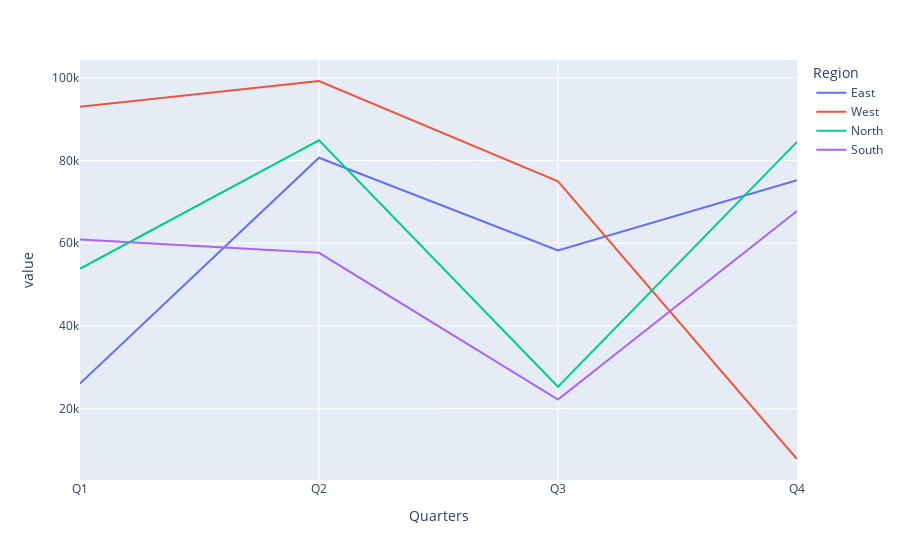

The notebook cell this image was saved under:
### Code cell
data.plot()

### Figure 1 — Plotly figure (JSON) as saved in the notebook; plotly's stock layout.template omitted (floating-point values rounded to 4 significant figures)
{"data": [{"hovertemplate": "Region=East<br>Quarters=%{x}<br>value=%{y}<extra></extra>", "legendgroup": "East", "line": {"color": "#636efa", "dash": "solid"}, "marker": {"symbol": "circle"}, "mode": "lines", "name": "East", "orientation": "v", "showlegend": true, "type": "scatter", "x": ["Q1", "Q2", "Q3", "Q4"], "xaxis": "x", "y": [26080.0, 80650.0, 58250.0, 75220.0], "yaxis": "y"}, {"hovertemplate": "Region=West<br>Quarters=%{x}<br>value=%{y}<extra></extra>", "legendgroup": "West", "line": {"color": "#EF553B", "dash": "solid"}, "marker": {"symbol": "circle"}, "mode": "lines", "name": "West", "orientation": "v", "showlegend": true, "type": "scatter", "x": ["Q1", "Q2", "Q3", "Q4"], "xaxis": "x", "y": [92970.0, 99210.0, 74980.0, 7835.0], "yaxis": "y"}, {"hovertemplate": "Region=North<br>Quarters=%{x}<br>value=%{y}<extra></extra>", "legendgroup": "North", "line": {"color": "#00cc96", "dash": "solid"}, "marker": {"symbol": "circle"}, "mode": "lines", "name": "North", "orientation": "v", "showlegend": true, "type": "scatter", "x": ["Q1", "Q2", "Q3", "Q4"], "xaxis": "x", "y": [53820.0, 84880.0, 25310.0, 84500.0], "yaxis": "y"}, {"hovertemplate": "Region=South<br>Quarters=%{x}<br>value=%{y}<extra></extra>", "legendgroup": "South", "line": {"color": "#ab63fa", "dash": "solid"}, "marker": {"symbol": "circle"}, "mode": "lines", "name": "South", "orientation": "v", "showlegend": true, "type": "scatter", "x": ["Q1", "Q2", "Q3", "Q4"], "xaxis": "x", "y": [60870.0, 57670.0, 22210.0, 67800.0], "yaxis": "y"}], "layout": {"legend": {"title": {"text": "Region"}, "tracegroupgap": 0}, "margin": {"t": 60}, "xaxis": {"anchor": "y", "domain": [0, 1], "title": {"text": "Quarters"}}, "yaxis": {"anchor": "x", "domain": [0, 1], "title": {"text": "value"}}}}
